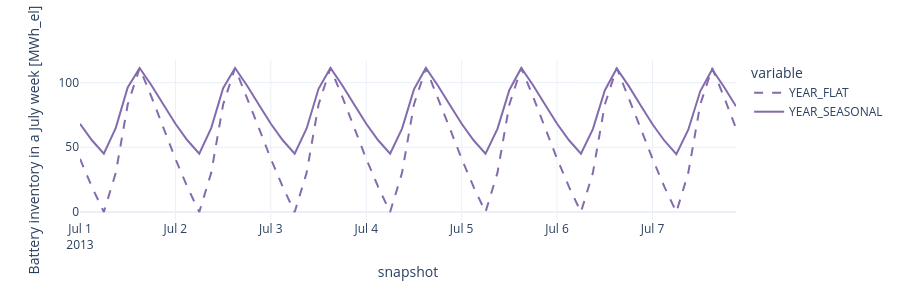

Write notebook code for a chart like this one.
### Code cell
battery_inventory = pd.DataFrame({name: network.storage_units_t.state_of_charge["ZA0 battery"]
                                  for name, network in year_cases.items()})
fig = battery_inventory.loc["2013-07-01":"2013-07-07"].plot(
    color_discrete_sequence=[n.carriers.at["battery", "color"]] * 2,
    line_dash="variable", line_dash_sequence=["dash", "solid"],
    height=300, labels={"value": "Battery inventory in a July week [MWh_el]"})
fig.show()
